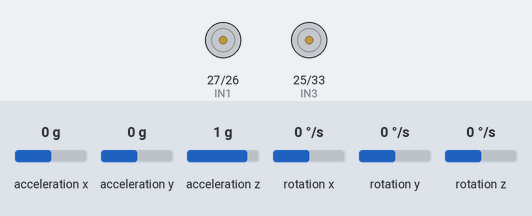
The sketch below on a simulated ESP32. Shown: motor-driver pin pairs drawn as motors (green arrow = first pin HIGH = forward, orange = second pin HIGH = backward, longer = more drive, scaled by the enable pin). The inputs (shaded band) are chosen by the test bench; at power-on: rotation x 0 °/s, acceleration x 0 g, acceleration y 0 g, acceleration z 1 g, rotation y 0 °/s, rotation z 0 °/s. WiFi joins after 1.5 s; servers stay silent unless stated; storage starts empty; what the sketch prints to the serial monitor is not drawn.

Above: at 3.2 s.
3.3 s: rotation x set to -3 °/s
At 5.3 s:
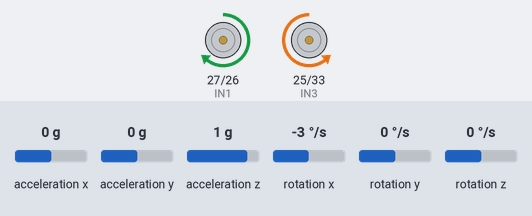
5.7 s: rotation x set to 0 °/s
8.7 s: rotation x set to 2 °/s
At 11.5 s:
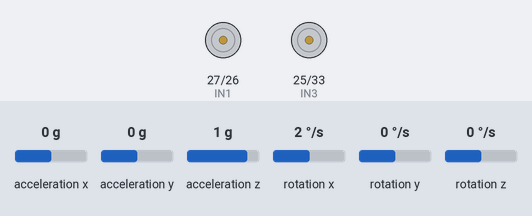
11.7 s: rotation x set to -192 °/s
At 12.4 s:
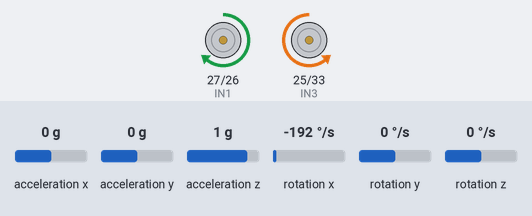
13.2 s: rotation x set to 92 °/s
16.2 s: rotation x set to 97 °/s
At 17.4 s:
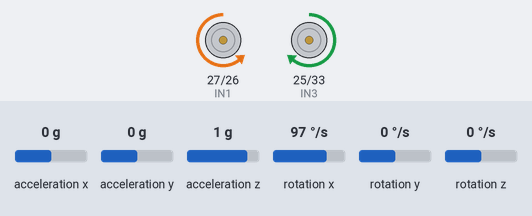
Timing chart, 0 to 18.8 s (numbered marks = the images above; inputs shaded):
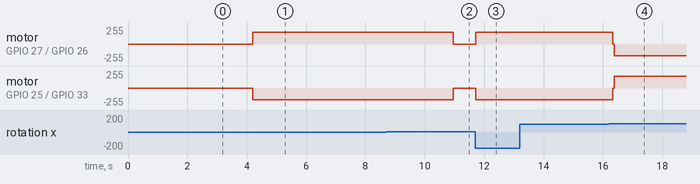

The sketch:

ESP32_IMU_Motor.ino
```cpp
/*
         [ UPDATE ]       [ AUTHOR ]
        =2021.06.26=     =Sean Chang=
*/
#include <Arduino.h>
#include <WiFi.h>
#include <AsyncTCP.h>
#include <ESPAsyncWebServer.h>
#include <Adafruit_MPU6050.h>
#include <MPU9250.h>
#include <Adafruit_Sensor.h>
#include <Arduino_JSON.h>
#include "SPIFFS.h"

//============= MOTOR CONTROL ============//
//ENA
const int IN1 = 27;
const int IN2 = 26;
const int ENA = 14;
//ENB
const int IN3 = 25;
const int IN4 = 33;
const int ENB = 32;

// Setting PWM properties
const int freq = 30000;
const int pwmChannel_A = 1;
const int pwmChannel_B = 2;
const int resolution = 8;
int dutyCycle = 180;
//========================================//

MPU9250 IMU(Wire, 0x68);
int status;

const char* ssid = "";
const char* password = "";

AsyncWebServer server(80);
AsyncEventSource events("/events");
JSONVar readings;

// Timer variables
unsigned long lastTime = 0;
unsigned long lastTimeAcc = 0;
unsigned long gyroDelay = 10;
unsigned long accelerometerDelay = 200;

float gyroX, gyroY, gyroZ;
float accX, accY, accZ;

//Gyroscope sensor deviation
float gyroXerror = 0.03;
float range = 0.05;

void initSPIFFS() {
  if (!SPIFFS.begin()) {
    Serial.println("An error has occurred while mounting SPIFFS");
  }
  Serial.println("SPIFFS mounted successfully");
}

// Initialize WiFi
void initWiFi() {
  WiFi.mode(WIFI_STA);
  WiFi.begin(ssid, password);
  Serial.println("");
  Serial.print("Connecting to WiFi...");
  while (WiFi.status() != WL_CONNECTED) {
    Serial.print(".");
    delay(1000);
  }
  Serial.println("");
  Serial.println(WiFi.localIP());
}

String getGyroReadings() {
  float gyroX_temp = IMU.getGyroX_rads();
  if (abs(gyroX_temp) > gyroXerror)  {
    gyroX += gyroX_temp * 0.05 / 3.95;
  }

  readings["gyroX"] = String("0.00");
  readings["gyroY"] = String("0.40");
  readings["gyroZ"] = String(gyroX);

  String jsonString = JSON.stringify(readings);
  return jsonString;
}

String getAccReadings() {
  // Get current acceleration values
  accX = IMU.getAccelX_mss();
  accY = IMU.getAccelY_mss();
  accZ = IMU.getAccelZ_mss();
  readings["accX"] = String(accX);
  readings["accY"] = String(accY);
  readings["accZ"] = String(accZ);
  String accString = JSON.stringify (readings);
  return accString;
}


void setup() {
  Serial.begin(115200);
  initWiFi();
  initSPIFFS();

  while (!Serial) {}

  // start communication with IMU
  status = IMU.begin();
  if (status < 0) {
    Serial.println("IMU initialization unsuccessful");
    Serial.println("Check IMU wiring or try cycling power");
    Serial.print("Status: ");
    Serial.println(status);
    while (1) {}
  }

  // Handle Web Server
  server.on("/", HTTP_GET, [](AsyncWebServerRequest * request) {
    request->send(SPIFFS, "/index.html", "text/html");
  });

  server.serveStatic("/", SPIFFS, "/");

  server.on("/reset", HTTP_GET, [](AsyncWebServerRequest * request) {
    gyroX = 0;
    gyroY = 0;
    gyroZ = 0;
    request->send(200, "text/plain", "OK");
  });

  server.on("/resetX", HTTP_GET, [](AsyncWebServerRequest * request) {
    gyroX = 0;
    request->send(200, "text/plain", "OK");
  });

  server.on("/resetY", HTTP_GET, [](AsyncWebServerRequest * request) {
    gyroY = 0;
    request->send(200, "text/plain", "OK");
  });

  server.on("/resetZ", HTTP_GET, [](AsyncWebServerRequest * request) {
    gyroZ = 0;
    request->send(200, "text/plain", "OK");
  });

  // Handle Web Server Events
  events.onConnect([](AsyncEventSourceClient * client) {
    if (client->lastId()) {
      Serial.printf("Client reconnected! Last message ID that it got is: %u\n", client->lastId());
    }
    // send event with message "hello!", id current millis
    // and set reconnect delay to 1 second
    client->send("hello!", NULL, millis(), 10000);
  });
  server.addHandler(&events);

  server.begin();

  //============= MOTOR CONTROL ============//
  pinMode(IN1, OUTPUT);
  pinMode(IN2, OUTPUT);
  pinMode(IN3, OUTPUT);
  pinMode(IN4, OUTPUT);
  pinMode(ENA, OUTPUT);
  pinMode(ENB, OUTPUT);

  // configure LED PWM functionalitites
  ledcSetup(pwmChannel_A, freq, resolution);
  ledcSetup(pwmChannel_B, freq, resolution);

  // attach the channel to the GPIO to be controlled
  ledcAttachPin(ENA, pwmChannel_A);
  ledcAttachPin(ENB, pwmChannel_B);
  //========================================//
}

void loop() {
  IMU.readSensor();
  if ((millis() - lastTime) > gyroDelay) {
    events.send(getGyroReadings().c_str(), "gyro_readings", millis());
    lastTime = millis();
  }
  if ((millis() - lastTimeAcc) > accelerometerDelay) {
    events.send(getAccReadings().c_str(), "accelerometer_readings", millis());
    lastTimeAcc = millis();
  }
  if (gyroX < range && gyroX > -range) {
    ledcWrite(pwmChannel_A, 180);
    ledcWrite(pwmChannel_B, 180);
    digitalWrite(IN1, LOW);
    digitalWrite(IN2, LOW);
    digitalWrite(IN3, LOW);
    digitalWrite(IN4, LOW);
  }
  if (gyroX > range) {
    ledcWrite(pwmChannel_A, 180);
    ledcWrite(pwmChannel_B, 180);
    digitalWrite(IN1, LOW);
    digitalWrite(IN2, HIGH);
    digitalWrite(IN3, HIGH);
    digitalWrite(IN4, LOW);
  }
  if (gyroX < -range) {
    ledcWrite(pwmChannel_A, 180);
    ledcWrite(pwmChannel_B, 180);

    digitalWrite(IN1, HIGH);
    digitalWrite(IN2, LOW);
    digitalWrite(IN3, LOW);
    digitalWrite(IN4, HIGH);
  }
}
```

Measured:
- the behaviour switches between -1 and -2 °/s on rotation x (found by bisection; images 0 and 1)
- the behaviour switches between 1 and 2 °/s on rotation x (found by bisection; images 1 and 2)
- the behaviour switches between 96 and 97 °/s on rotation x (found by bisection; images 3 and 4)
- after the input at 3.3 s, motor on GPIO 27 (IN1) / GPIO 26 (IN2): stopped → forward 179/255 after 0.90 s; motor on GPIO 25 (IN3) / GPIO 33 (IN4): stopped → backward 179/255 after 0.90 s
- after the input at 5.7 s, every drawn part: stays the same
- after the input at 8.7 s, motor on GPIO 27 (IN1) / GPIO 26 (IN2): forward 179/255 → stopped after 2.3 s; motor on GPIO 25 (IN3) / GPIO 33 (IN4): backward 179/255 → stopped after 2.3 s
- after the input at 11.7 s, motor on GPIO 27 (IN1) / GPIO 26 (IN2): stopped → forward 179/255 at once; motor on GPIO 25 (IN3) / GPIO 33 (IN4): stopped → backward 179/255 at once
- after the input at 13.2 s, every drawn part: stays the same
